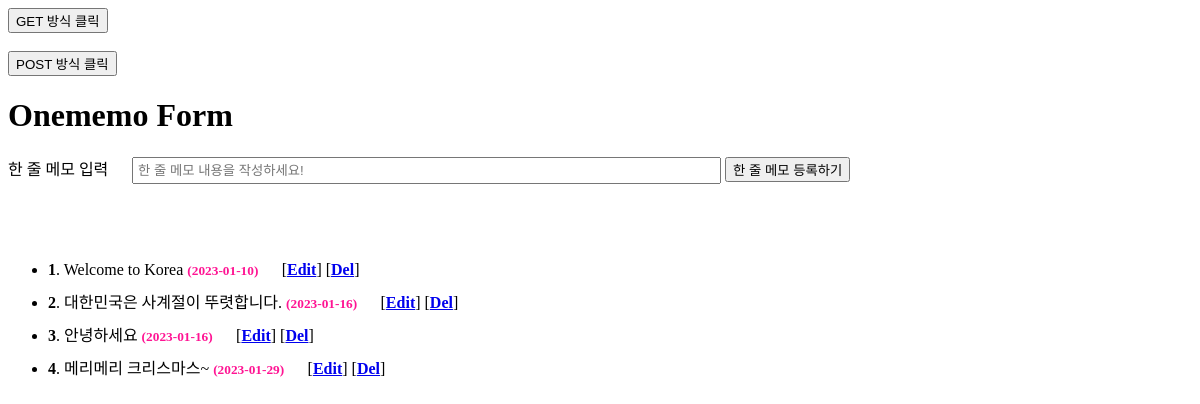
Page /onememos/ on the earlier database version.
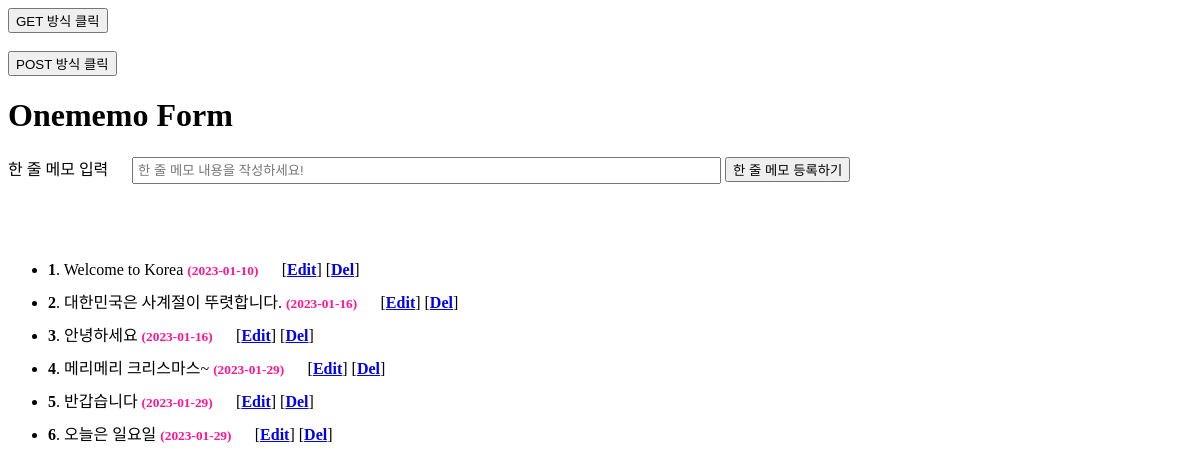
Same page on the later database version.
### onememos/models.py (models this page shows, shortened)
class Memo(models.Model):
    memo_text = models.CharField(max_length = 200) # 문자형
    published_date = models.DateTimeField(auto_now_add = True) # 날짜형

### onememos/views.py (the view)
# urls.py: path('', views.main, name='main'),
def main(request):
    lists = Memo.objects.all()
    data = {'lists': lists}
    return render(request, 'main.html', data)

### onememos/templates/main.html (shortened to what this page needs)
<!DOCTYPE html>
<html>
    <head>
    </head>
    <body>
        <form action="http://localhost:8000/onememos/writeMemo/" method="GET">
            <button>GET 방식 클릭</button>
        </form>
        <br>
        <form action="http://localhost:8000/onememos/writeMemo/" method="POST">
            <button>POST 방식 클릭</button>
        </form>
        <h1>Onememo Form</h1>
        <form action="http://localhost:8000/onememos/createMemo/"
              method="POST" id="memoWriteForm">
            <label for="memo">한 줄 메모 입력</label>
            <input type="text" id="memo" name="memoContent" size="70"
                   placeholder="한 줄 메모 내용을 작성하세요!" autocomplete="off">
            <button type="submit" form="memoWriteForm">한 줄 메모 등록하기</button>
        </form>
        <div style="padding-top:50px">
            <ul style="line-height:2em">
                {% for article in lists %}
                    <li>
                        <b>{{article.id}}</b>.
                        {{article.memo_text}}
                        <small style="color:deeppink;font-weight:bold">
                            ({{article.published_date|date:'Y-m-d'}})
                        </small>
                        &nbsp;&nbsp;&nbsp;&nbsp;
                        [<a href="./edit/{{article.id}}" style="font-weight:bold">Edit</a>]
                        [<a href="./delete/{{article.id}}" style="font-weight:bold">Del</a>]
                    </li>
                {% endfor %}
            </ul>
        </div>
    </body>
</html>

Differences in the rows shown:
added Memo: id "5", memo_text "반갑습니다", published_date "2023-01-29"
added Memo: id "6", memo_text "오늘은 일요일", published_date "2023-01-29"
